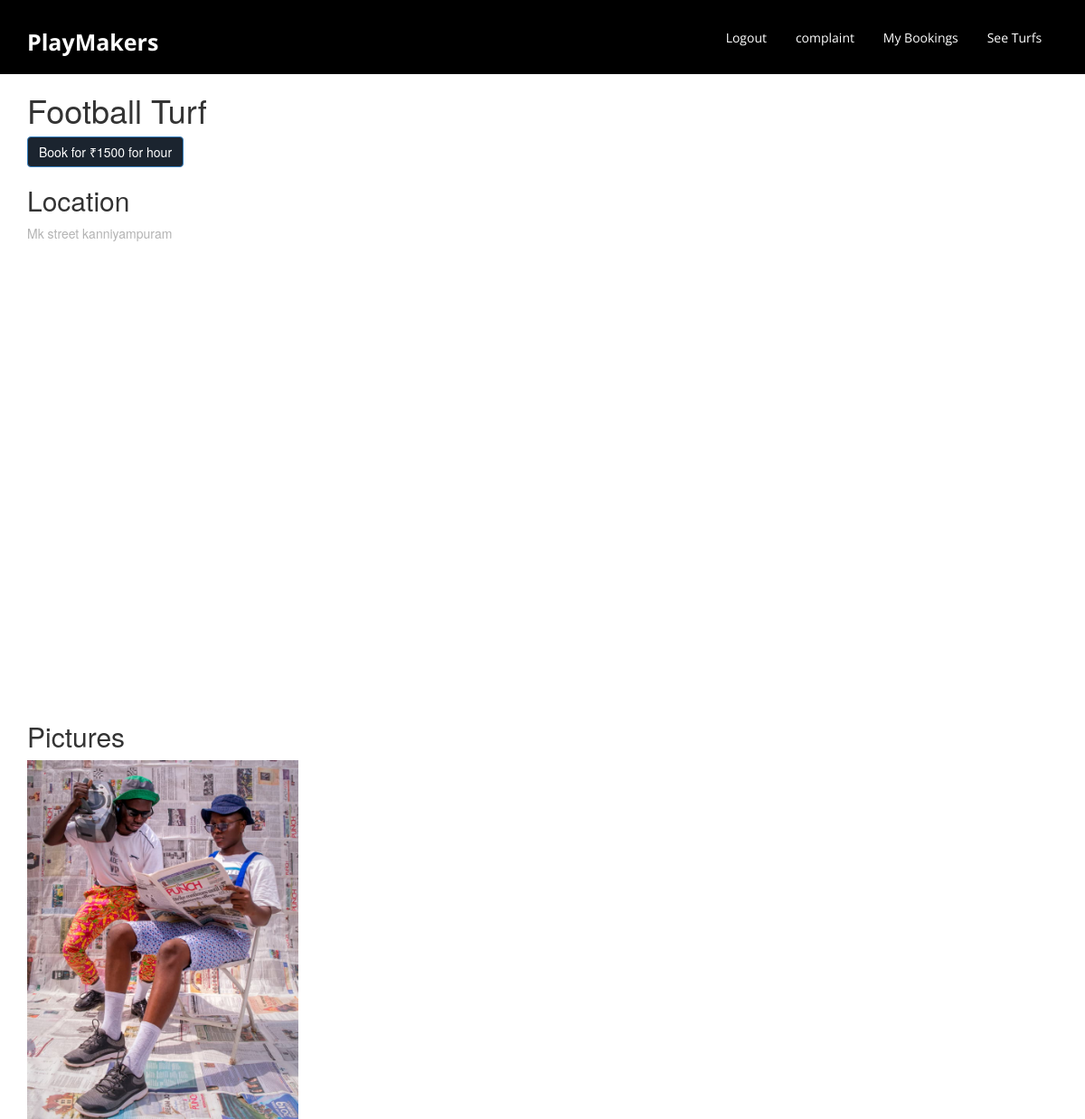
/turf/1/ (signed in), run on the app's committed database.
### turfapp/models.py (models this page shows)
class Turf(models.Model):
    owner = models.ForeignKey('auth.User', on_delete = models.CASCADE)
    images = models.ManyToManyField('TurfImages')
    rent_per_hour = models.PositiveIntegerField()
    name = models.CharField(max_length = 150)
    address = models.TextField()
    longitude = models.DecimalField(max_digits = 9, decimal_places = 6)
    latitude = models.DecimalField(max_digits = 9, decimal_places = 6)

class TurfImages(models.Model):
    image = models.ImageField(upload_to = 'turf_images/', null = True, blank = True)

### turfapp/views.py (the view)
# urls.py: path('turf/<int:pk>/', views.TurfView.as_view(), name = 'turf_detail'),
class TurfView(LoginRequiredMixin, DetailView):
    model = models.Turf
    template_name = 'turf/turf_detail.html'

### turfapp/templates/turf/turf_detail.html (shortened to what this page needs)
{% extends 'base.html' %}
{% block content %}
<div class="container">
    <h1>{{ object.name }}</h1>
    <a href="{% url 'booking' turf_id=object.id %}" class="btn btn-primary">Book for ₹{{object.rent_per_hour}} for  hour</a>
    <h2>Location</h2>
    <p class="address">{{object.address}}</p>
    <div id="map" style="width: 500px; height: 500px"></div>
    <h2>Pictures</h2>
    <div class="row">
    <div class="col-lg-4 col-md-12 mb-4 mb-lg-0">
        {% for image_obj in object.images.all %}
        <img
        src="{{image_obj.image.url}}"
        class="w-100 shadow-1-strong rounded mb-4"
        alt="{{image_obj.image.name}}"/>
        {% empty %}
        <h2>No images</h2>
        {% endfor %}
    </div>
</div>
{% endblock content %}

### turfapp/static/css/style.css (style rules this page uses)
html,body { font-family: 'Open Sans', sans-serif; background:#FFF; }
.container { width:85%; margin:0 auto; }
.container:after { content: "\0020"; display: block; height: 0; clear: both; visibility: hidden; }
.clearfix:before, .clearfix:after, .row:before, .row:after { content: '\0020'; display: block; overflow: hidden; visibility: hidden; width: 0; height: 0; }
.row:after, .clearfix:after { clear: both; }
.row, .clearfix { zoom: 1; }
body { font-family: "Open Sans", -apple-system, BlinkMacSystemFont, "Segoe UI", Roboto, "Helvetica Neue", Arial, "Noto Sans", sans-serif, "Apple Color Emoji", "Segoe UI Emoji", "Segoe UI Symbol", "Noto Color Emoji"; background-color: #fff; position: relative; }
body:before { content: ""; position: absolute; top: 0; left: 0; right: 0; bottom: 0; background: rgba(0, 0, 0, 0.5); -webkit-transition: 0.3s all ease; -o-transition: 0.3s all ease; transition: 0.3s all ease; opacity: 0; visibility: hidden; z-index: 1; }
p { color: #b3b3b3; font-weight: 300; }
h1, h2, h3, h4, h5, h6, .h1, .h2, .h3, .h4, .h5, .h6 { font-family: "Open Sans", -apple-system, BlinkMacSystemFont, "Segoe UI", Roboto, "Helvetica Neue", Arial, "Noto Sans", sans-serif, "Apple Color Emoji", "Segoe UI Emoji", "Segoe UI Symbol", "Noto Color Emoji"; }
a { -webkit-transition: 0.3s all ease; -o-transition: 0.3s all ease; transition: 0.3s all ease; }
a, a:hover { text-decoration: none !important; }

### turfapp/templates/turf/turf_detail.html (style rules this page uses)
img { max-width: 300px; }

### data on the page
Turf: name "Football Turf", rent_per_hour "1500", address "Mk street kanniyampuram"
TurfImages: image (picture)
